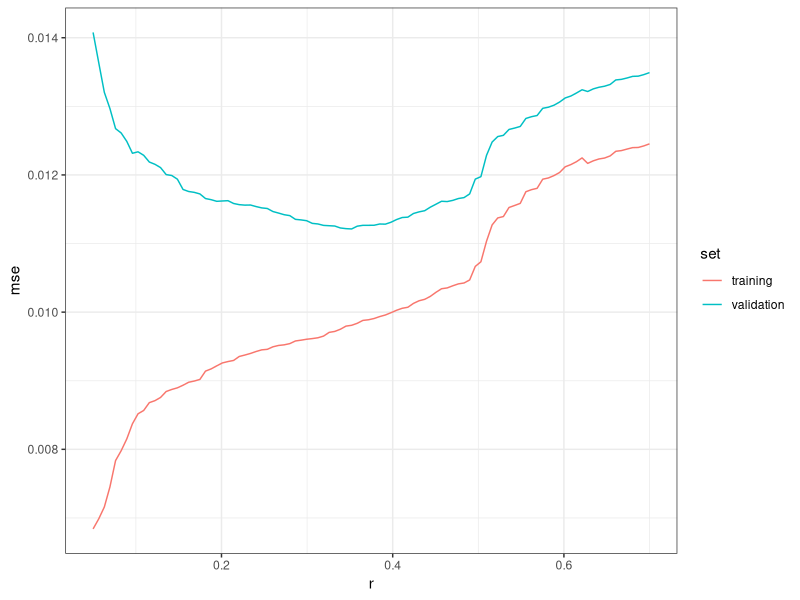

Write R code to recreate this figure.
## ---- chunk 1
suppressPackageStartupMessages(library(tidyverse))
suppressPackageStartupMessages(library(knitr))
opts_chunk$set(fig.width=5, fig.height=3, fig.align="center",
               warning=FALSE)
my_accent <- "#d95f02"
rotate_y <- theme(axis.title.y=element_text(angle=0, vjust=0.5))
## ---- chunk 2
set.seed(87)
n <- 200
dat <- tibble(x = c(rnorm(n/2), rnorm(n/2)+5)-3,
              y = sin(x^2/5)/x + rnorm(n)/10 + exp(1))
fit <- loess(y ~ x, data=dat, span=0.3)
yhat <- predict(fit)
mean((yhat - dat$y)^2)
## ---- chunk 3
n <- 1000
newdat <- tibble(x = c(rnorm(n/2), rnorm(n/2)+5)-3,
                 y = sin(x^2/5)/x + rnorm(n)/10 + exp(1))
yhat <- predict(fit, newdata = newdat)
mean((yhat - newdat$y)^2, na.rm = TRUE)
## ---- chunk 4
set.seed(87)
n <- 200
dat <- tibble(x = c(rnorm(n/2), rnorm(n/2)+5)-3,
              y = sin(x^2/5)/x + rnorm(n)/10 + exp(1))
fit <- loess(y ~ x, data=dat, span=0.1)
yhat <- predict(fit)
mean((yhat - dat$y)^2)
## ---- chunk 5
n <- 1000
newdat <- tibble(x = c(rnorm(n/2), rnorm(n/2)+5)-3,
                 y = sin(x^2/5)/x + rnorm(n)/10 + exp(1))
yhat <- predict(fit, newdata = newdat)
mean((yhat - newdat$y)^2, na.rm = TRUE)
## ---- chunk 6
set.seed(87)
n <- 200
dat <- tibble(x = c(rnorm(n/2), rnorm(n/2)+5)-3,
              y = sin(x^2/5)/x + rnorm(n)/10 + exp(1))
n <- 1000
newdat <- tibble(x = c(rnorm(n/2), rnorm(n/2)+5)-3,
                 y = sin(x^2/5)/x + rnorm(n)/10 + exp(1))
tibble(r = seq(0.05, 0.7, length.out=100)) %>% 
    group_by(r) %>% 
    do({
        this_r <- .$r
        fit <- loess(y ~ x, data=dat, span=this_r)
        yhat_tr  <- predict(fit)
        yhat_val <- predict(fit, newdata = newdat)
        data.frame(
            r = this_r,
            training = mean((yhat_tr - dat$y)^2),
            validation = mean((yhat_val - newdat$y)^2, na.rm = TRUE)
        )
    }) %>% 
    gather(key="set", value="mse", training, validation) %>% 
    ggplot(aes(r, mse)) +
    geom_line(aes(group=set, colour=set)) +
    theme_bw()
